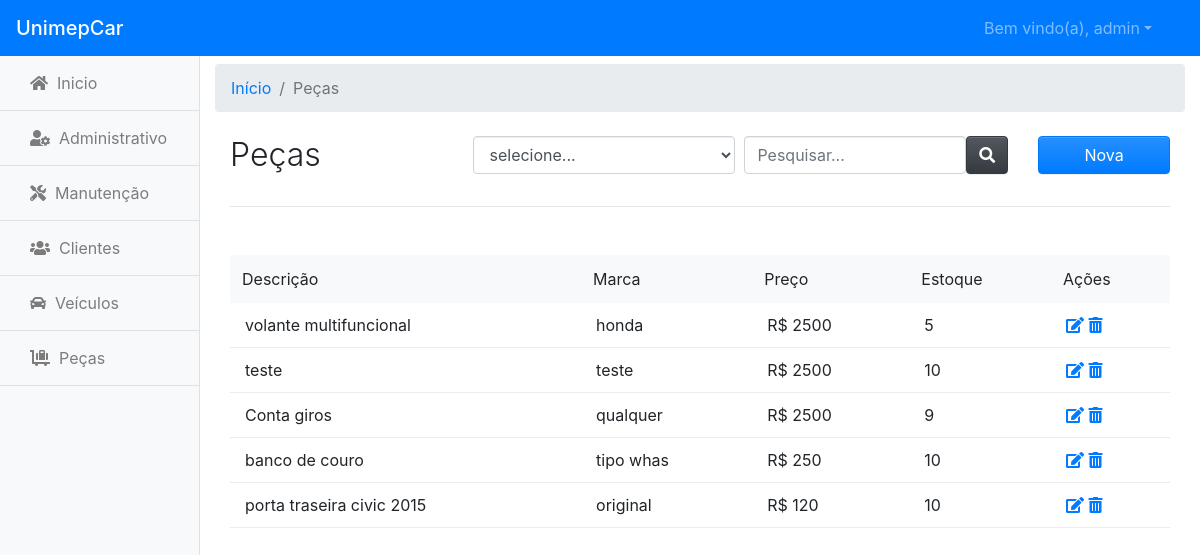
Page /peca (signed in) on the committed database.
### tables this page shows
CREATE TABLE `peca` (
  `id` int(11) NOT NULL,
  `descricao` varchar(80) NOT NULL,
  `marca` varchar(80) NOT NULL,
  `preco` varchar(12) NOT NULL,
  `estoque` int(11) NOT NULL
);

### app/core/Controller.php (called while the page is built, shortened)
<?php
    class Controller{
        public function load($viewName, $viewData = []){
            extract($viewData);
            include 'app/views/'.$viewName.'.php';
        }
    }

### app/controllers/PecaController.php (called while the page is built, shortened)
<?php
    class PecaController extends Controller{
        public function index(){
            $peca = new Peca();
            $data['pecas'] = $peca->lista();
            $data['view'] = 'peca/Index';
            $this->load('template',$data);
        }
    }

### app/core/Core.php (called while the page is built, shortened)
<?php
    class Core{
        private $parametros = [];
        public function run(){
            $c = new $controllerCorrente;
            call_user_func_array([$c, $this->getMetodo()],$this->getParametros());
        }
        public function getMetodo(){
            return 'index';
        }
        public function getParametros(){
            return $this->parametros;
        }
    }

### index.php (called while the page is built, shortened)
<?php
    require 'app/core/Core.php';
    $core = new Core();
    $core->run();

### app/core/Model.php (called while the page is built, shortened)
<?php
    abstract class Model{
        protected $db;
        protected $tabela;
        public function __construct(){
            $this->db = new \PDO('mysql:dbname='.BANCO.'; host='.SERVIDOR,USUARIO,SENHA);
            $this->db->exec("set names utf8");
        }
        public function lista(){
            $sql = 'select * from '.$this->tabela;
            $qry = $this->db->query($sql);
            return $qry->fetchAll(\PDO::FETCH_OBJ);
        }
    }

### app/views/peca/Index.php (the view, shortened to what this page needs)
<div class="row">
    <div class="col-12 mt-2">
        <nav aria-label="breadcrumb">
            <ol class="breadcrumb">
                <li class="breadcrumb-item" aria-current="page"><a href="<?= URL_BASE?>">Início</a></li>
                <li class="breadcrumb-item active" aria-current="page">Peças</li>
            </ol>
        </nav>
    </div>
</div>
<div class="container">
    <div class="row">
        <div class="col-md-3  mt-2">
            <h1 class="h2 font-weight-light">Peças</h1>
        </div>
        <div class="col-md-7 mt-2">
            <form action="<?=URL_BASE.'peca/pesquisa'?>" method="post">
                <div class="form-row">
                    <div class="form-group col">
                        <select name="campo" class="form-control">
                            <option value="0">selecione...</option>
                        </select>
                    </div>
                    <div class="form-group col">
                        <div class="input-group-append">
                            <input class="form-control" name="res" type="text" placeholder="Pesquisar...">
                            <button class="btn btn-dark" type="submit">
                                <i class="fas fa-search"></i>
                            </button>
                        </div>
                    </div>
                </div>
            </form>
        </div>
        <div class="col-md-2 mt-2">
            <a href="<?= URL_BASE.'peca/new'?>" class="btn btn-primary btn-block">Nova</a>
        </div>
    </div>
    <hr>
    <div class="row justify-content-center mb-5">
        <div class="col-sm-10 col-md-12 mt-3">
            <div class="table-responsive mt-3">
                <?php
                    if(empty($pecas)){
                        echo '
                            <div class="alert alert-warning" role="alert">
                                <h4 class="alert-heading">Nenhuma peça encontrada!</h4>
                                <p>Sua pesquisa não retornou nada.</p>
                                <hr>
                                <p class="mb-0">Caso não possua uma peça, clique em novo para adicionar.</p>
                            </div>
                        ';
                    }
                    else{
                ?>
                <table class="table table-borderless">
                    <thead>
                        <tr class="bg-light">
                            <th class="font-weight-normal">Descrição</th>
                            <th class="font-weight-normal">Marca</th>
                            <th class="font-weight-normal">Preço</th>
                            <th class="font-weight-normal">Estoque</th>
                            <th class="font-weight-normal">Ações</th>
                        </tr>
                    </thead>
                    <tbody>
                <?php
                        foreach($pecas as $p){
                            echo'
                                <tr class="cor_tabela">
                                    <td>'.$p->descricao.'</td>
                                    <td>'.$p->marca.'</td>
                                    <td>R$ '.$p->preco.'</td>
                                    <td>'.$p->estoque.'</td>
                                    <td>
                                        <a href="'.URL_BASE.'peca/edita/'.$p->id.'"><i class="fas fa-edit text-primary"></i></a>
                                        <a href="#" class="modal_btn" data-toggle="modal" data-target="#pecaModal" id="'.$p->id.'"><i class="fas fa-trash-alt text-primary"></i></a>
                                    </td>
                                </tr>
                            ';
                        }
                    }
                ?>
                    </tbody>
                </table>
            </div>
        </div>
    </div>
</div>

### assets/css/style.css (style rules this page uses)
.table td { padding: 10px 15px; vertical-align: middle; }
.table tbody tr { border-bottom:1px solid #e9edf1; }

### rows in the picture
peca: descricao "volante multifuncional", marca "honda", preco "2500", estoque "5"
peca: descricao "teste", marca "teste", preco "2500", estoque "10"
peca: descricao "Conta giros", marca "qualquer", preco "2500", estoque "9"
peca: descricao "banco de couro", marca "tipo whas", preco "250", estoque "10"
peca: descricao "porta traseira civic 2015", marca "original", preco "120", estoque "10"

### other values in the picture
$_SESSION['nome'] "admin"
